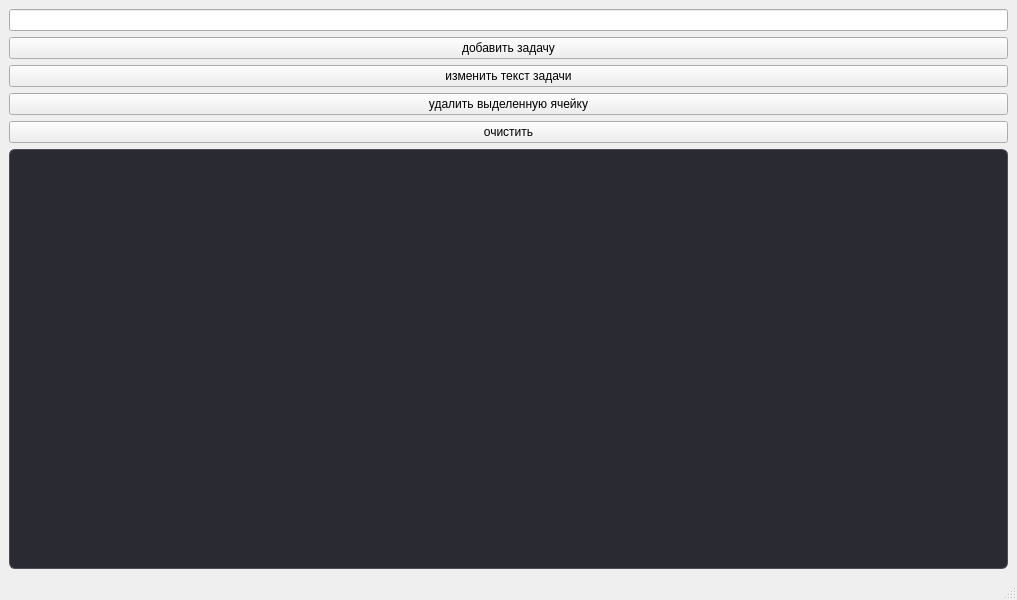
<?xml version="1.0" encoding="UTF-8"?>
<ui version="4.0">
 <class>MainWindow</class>
 <widget class="QMainWindow" name="MainWindow">
  <property name="geometry">
   <rect>
    <x>0</x>
    <y>0</y>
    <width>1017</width>
    <height>600</height>
   </rect>
  </property>
  <property name="windowTitle">
   <string>MainWindow</string>
  </property>
  <widget class="QWidget" name="centralwidget">
   <layout class="QVBoxLayout" name="verticalLayout">
    <item>
     <widget class="QLineEdit" name="lineEdit">
      <property name="text">
       <string/>
      </property>
     </widget>
    </item>
    <item>
     <widget class="QPushButton" name="pushButton">
      <property name="text">
       <string>добавить задачу</string>
      </property>
     </widget>
    </item>
    <item>
     <widget class="QPushButton" name="pushButton_4">
      <property name="text">
       <string>изменить текст задачи</string>
      </property>
     </widget>
    </item>
    <item>
     <widget class="QPushButton" name="pushButton_3">
      <property name="text">
       <string>удалить выделенную ячейку</string>
      </property>
     </widget>
    </item>
    <item>
     <widget class="QPushButton" name="pushButton_2">
      <property name="text">
       <string>очистить</string>
      </property>
     </widget>
    </item>
    <item>
     <widget class="QListWidget" name="listWidget">
      <property name="styleSheet">
       <string notr="true">/* Настраиваем главное окно */
QMainWindow {
    background-color: #1e1e24; /* Темный красивый фон */
}

/* Настраиваем текстовое поле (Инпут) */
QLineEdit {
    background-color: #2a2a32;
    color: #ffffff;
    border: 1px solid #4e4e5a;
    border-radius: 6px;
    padding: 8px;
    font-size: 14px;
}

/* Настраиваем список задач */
QListWidget {
    background-color: #2a2a32;
    color: #ffffff;
    border: 1px solid #4e4e5a;
    border-radius: 6px;
    padding: 5px;
    font-size: 14px;
}

/* Настраиваем элементы списка при выделении */
QListWidget::item:selected {
    background-color: #007acc; /* Красивое синее выделение вместо зеленого */
    color: white;
}

/* Настраиваем ВСЕ кнопки сразу */
QPushButton {
    background-color: #007acc;
    color: white;
    border: none;
    border-radius: 6px;
    padding: 8px 15px;
    font-size: 13px;
    font-weight: bold;
}

/* Эффект при наведении мышки на кнопку */
QPushButton:hover {
    background-color: #0098ff;
}

/* Эффект при нажатии на кнопку */
QPushButton:pressed {
    background-color: #005999;
}
</string>
      </property>
     </widget>
    </item>
   </layout>
  </widget>
  <widget class="QMenuBar" name="menubar">
   <property name="geometry">
    <rect>
     <x>0</x>
     <y>0</y>
     <width>1017</width>
     <height>22</height>
    </rect>
   </property>
  </widget>
  <widget class="QStatusBar" name="statusbar"/>
 </widget>
 <resources/>
 <connections/>
</ui>
